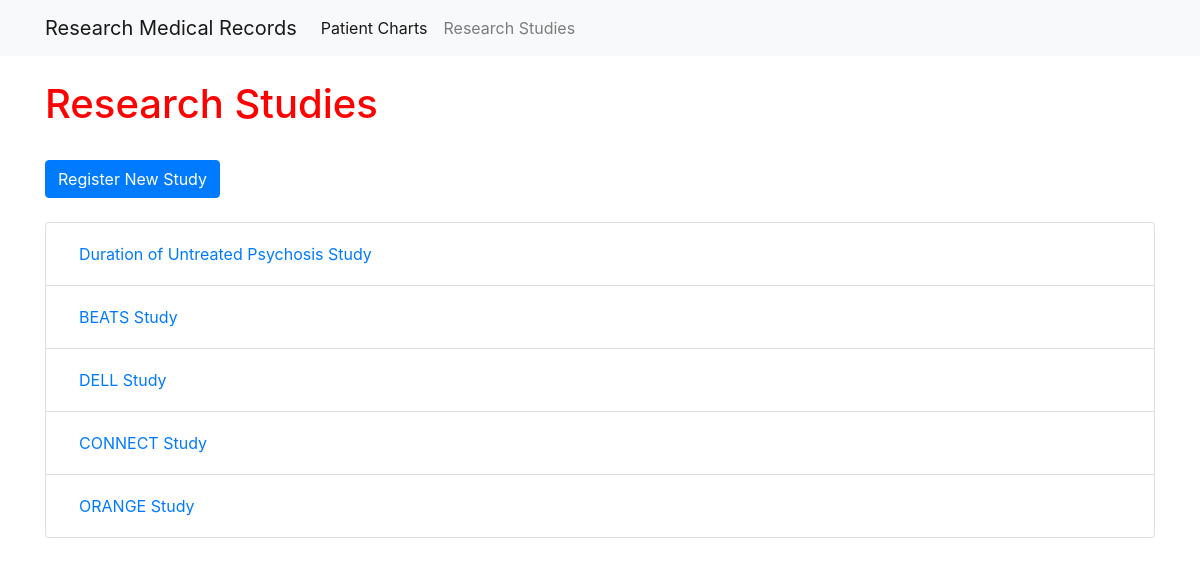
The app's page /research/, older data.
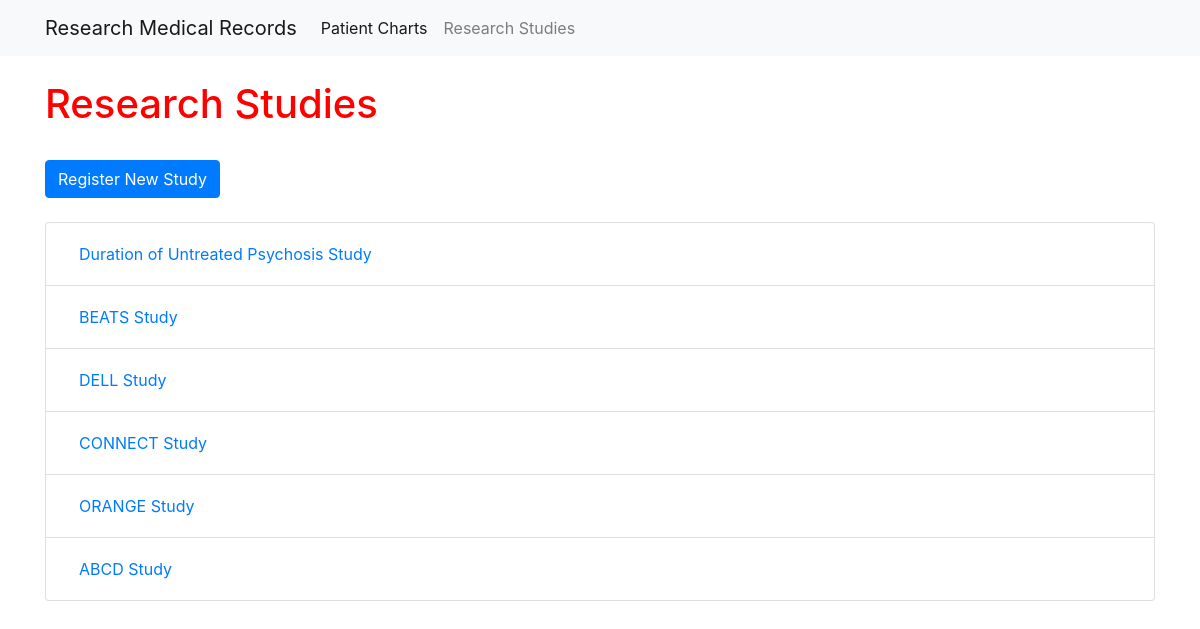
The same page, newer data.
### research/models.py (models this page shows, shortened)
class ResearchStudy(models.Model):
    name = models.TextField()
    patient = models.ManyToManyField('ptchart.Patient')
    class Meta:
        verbose_name_plural = "Research Studies"

### research/views.py (the view)
# urls.py: path("", views.research_index, name="research_index"),
def research_index(request):
    research_studies = ResearchStudy.objects.all()
    context = {"research_studies": research_studies}
    return render(request, 'research_index.html', context)

### research/templates/research_index.html
{% extends "base.html" %}
{% block page_content %}
<br>
<h1>Research Studies</h1>
<br>
<a href="{% url 'research_newstudy' %}"
    class="btn btn-primary">
    Register New Study
</a>
<br>
<br>
<div>
    <ul class="list-group">
    {% for research_study in research_studies %}
        <li class="list-group-item"><a href="{% url 'research_detail' research_study.id %}"
            class="btn btn-primary-link">
            {{ research_study.name }}
        </a></li>
    {% endfor %}
</div>
{% endblock %}

Row changes from the older to the newer data that the page shows:
added ResearchStudy: name "ABCD Study"
